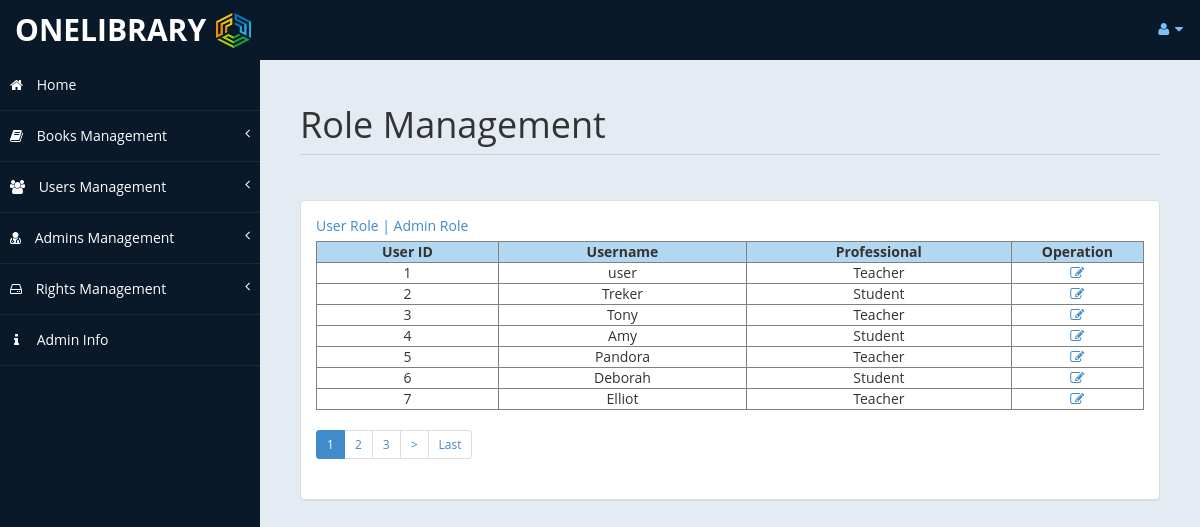
Screenshot of /AD/index.php/permissions/role_users with the database file from the repository.
### tables this page shows
CREATE TABLE `lib_user` (
  `user_id` int(10) NOT NULL AUTO_INCREMENT,
  `username` varchar(100) NOT NULL,
  `password` varchar(100) NOT NULL,
  `telephone` varchar(20) NOT NULL,
  `professional` varchar(10) NOT NULL,
  `email` varchar(100) NOT NULL,
  `register_date` timestamp NOT NULL DEFAULT CURRENT_TIMESTAMP,
  PRIMARY KEY (`user_id`) USING BTREE,
  KEY `professionalkey` (`professional`),
  KEY `username` (`username`)
);

### AD/application/controllers/Permissions.php (called while the page is built, shortened)
<?php
class Permissions extends CI_Controller
{
    public function __construct()
    {
        $this->load->library('session');
        $this->load->helper('url');
        $this->load->model('Permission_model');
        $this->load->library('pagination');
        $this->load->library('form_validation');
    }
    public function role_users(){
        $page_size = 7;
        $page = $this->uri->segment(4);
        if($page == Null){
            $page = 1;
        }
        $offset = ($page - 1) * $page_size;
        $pageall = $this->Permission_model->get_user_all();
        $config['base_url'] = '/Permissions/role_users/page/';
        $config['total_rows'] = $pageall['total'];
        $config['per_page'] = $page_size;
        $config['use_page_numbers'] = true;
        $config['first_link'] = 'First';
        $config['last_link'] = 'Last';
        $data['users'] = $this->Permission_model->user_select_all($page_size,$offset);
        $this->pagination->initialize($config);
        $data['link'] = $this->pagination->create_links();
        $this->load->view('Permissions/role_users',$data);
    }
}

### AD/index.php (called while the page is built, shortened)
<?php
require_once BASEPATH.'core/CodeIgniter.php';

### AD/application/models/Permission_model.php (called while the page is built, shortened)
<?php if (! defined('BASEPATH')) exit('No direct script access allowed');
class Permission_model extends CI_Model
{
    public function user_select_all($limit, $offset){
        $query = $this->db->get(TBL_USER, $limit, $offset);
        return $query->result_array();
    }
}

### AD/application/views/Permissions/role_users.php (the view, shortened to what this page needs)
<!DOCTYPE html>
<html xmlns="http://www.w3.org/1999/xhtml">
<head>
    <link href="/common/css/show8.css" rel="stylesheet" />
    <link href="/common/css/font-awesome.css" rel="stylesheet" />
    <link href="/common/css/custom-styles8.css" rel="stylesheet" />
</head>
<body>
    <div id="wrapper">
        <nav class="navbar navbar-default top-navbar" role="navigation">
            <div class="navbar-header">
                <a class="navbar-brand" href="/Secure/home">ONELibrary<img src="/common/images/logo.png"></a>
            </div>
            <ul class="nav navbar-top-links navbar-right">
                <li class="dropdown">
                    <a class="dropdown-toggle" data-toggle="dropdown" href="#" aria-expanded="false">
                        <i class="fa fa-user fa-fw"></i> <i class="fa fa-caret-down"></i>
                    </a>
                </li>
            </ul>
        </nav>
        <nav class="navbar-default navbar-side" role="navigation">
            <div class="sidebar-collapse">
                <ul class="nav" id="main-menu">
                    <li>
                        <a href="/Secure/home"><i class="fa fa-home"></i> Home</a>
                    </li>
                    <li>
                        <a><i class="fa fa-book"></i> Books Management<span class="fa arrow"></span></a>
                    </li>
                    <li>
                        <a><i class="fa fa-group"></i> Users Management<span class="fa arrow"></span></a>
                    </li>
                    <li>
                        <a><i class="fa fa-user-md"></i> Admins Management<span class="fa arrow"></span></a>
                    </li>
                    <li>
                        <a><i class="fa fa-hdd-o"></i> Rights Management<span class="fa arrow"></span></a>
                    </li>
                    <li>
                        <a href="/Profile/admin_info"><i class="fa fa-info" style="margin-left: 4px;margin-right: 14px;"></i> Admin Info</a>
                    </li>
                </ul>
            </div>
        </nav>
        <div id="page-wrapper" >
            <div id="page-inner">
				<div class="row">
                    <div class="col-md-12">
                        <h1 class="page-header">Role Management</h1>
                    </div>
                </div>
                <div class="panel panel-default">
                    <div class="panel-body">
                        <div class="aa">
                            <a href="/Permissions/role_users">User Role</a><a>&nbsp;|&nbsp;</a><a href="/Permissions/role_admins">Admin Role</a>
                        </div>
                        <div class="table-responsive">
                            <table width="900" border="1" cellpadding="0">
  								<tr style="background-color: #7dbfe699;">
    								<th width="110" scope="col" class="text-center">User ID</th>
    								<th width="150" scope="col" class="text-center">Username</th>
    								<th width="160" scope="col" class="text-center">Professional</th>
    								<th width="80" scope="col" class="text-center">Operation</th>
    							</tr>
                                <?php foreach($users as $user) { ?>
    							<tr>
    								<td class="text-center"><?php echo $user['user_id'] ?></td>
    								<td class="text-center"><?php echo $user['username']?></td>
    								<td class="text-center"><?php echo $user['professional']?></td>
    								<td class="text-center"><a class="editBtn" data-id="<?php echo $user['user_id']; ?>" href="javascript: void (0);"><span class="fa fa-edit"></span></a></td>
    							</tr>
                                <?php } ?>
							</table>
                            <div>
                                <?php echo $link ?>
                            </div>
                        </div>
                    </div>
                </div>
            </div>
        </div>
</body>
</html>

### AD/common/css/custom-styles8.css (style rules this page uses)
body { font-family: 'Open Sans', sans-serif; }
#wrapper { width: 100%; background:#09192A; }
#page-wrapper { padding: 15px 15px; min-height: 600px; background:#E5EBF2; }
#page-inner { width:100%; margin:10px 20px 10px 0px; background-color:transparent; padding:10px; min-height:1200px; }
.text-center { text-align:center; }
h1, .h1, h2, .h2, h3, .h3 { margin-top: 7px; margin-bottom: -5px; }
.page-header { padding-bottom: 9px; margin: 10px 0 45px; border-bottom: 1px solid #C7D1DD; }
.top-navbar { margin:0px; }
.top-navbar .navbar-brand { color: #fff; width: 300px; text-align: left; height: 60px; font-size: 30px; font-weight: 700; text-transform: uppercase; line-height: 30px; }
img { width: 35px; height: 35px; margin-left: 10px; margin-top: -5px; }
.top-navbar .nav > li { position: relative; display: inline-block; }
.top-navbar .nav > li > a { position: relative; display: block; padding: 19px 15px; color: #77C0FD; }
.arrow { float: right; }
.fa.arrow:before { content: "\f104"; }
.sidebar-collapse , .sidebar-collapse .nav { background:none; }
.sidebar-collapse .nav { padding:0; }
.sidebar-collapse .nav > li > a { color:#fff; background:transparent; text-shadow:none; }
.sidebar-collapse > .nav > li > a { padding:15px 10px; }
.sidebar-collapse > .nav > li { border-bottom: 1px solid rgba(107, 108, 109, 0.19); }
.navbar-side { border:none; background-color: transparent; }
.top-navbar { background:#09192A; border-bottom:none; }
.top-navbar .nav > li > a > i { margin-right: 2px; }
.navbar-default { border:0px solid black; }
.navbar-header { background: #09192A; }
.nav > li > a > i { margin-right:10px; }
@media (min-width:768px) { #page-wrapper { margin: 0 0 0 260px; padding: 15px 30px; min-height: 1200px; } }
@media (min-width:768px) { .navbar-side { z-index: 1; position: absolute; width: 260px; } }
@media (min-width:768px) { .navbar { border-radius: 0px; } }

### rows the page displays
lib_user: user_id "1", username "user", professional "Teacher"
lib_user: user_id "2", username "Treker", professional "Student"
lib_user: user_id "3", username "Tony", professional "Teacher"
lib_user: user_id "4", username "Amy", professional "Student"
lib_user: user_id "5", username "Pandora", professional "Teacher"
lib_user: user_id "6", username "Deborah", professional "Student"
lib_user: user_id "7", username "Elliot", professional "Teacher"

### other values shown
$this->next_link ">"
$this->last_link "Last"
